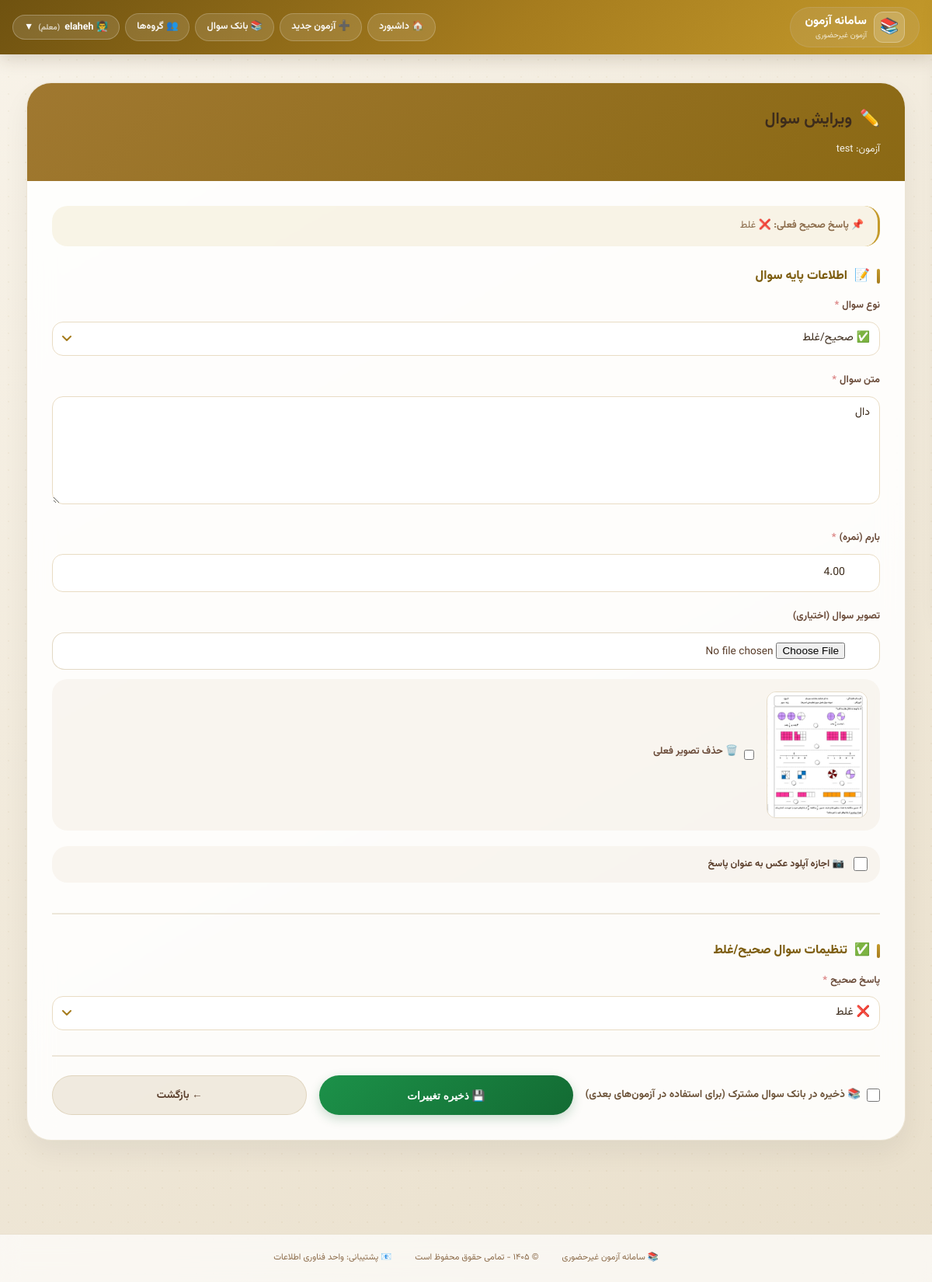
Screenshot of /teacher/exam/22/question/55/edit/ (signed in) with the database file from the repository.
### accounts/models.py (models this page shows, shortened)
class User(AbstractUser):
    ROLE_CHOICES = [
        ('admin', 'ادمین'),
        ('teacher', 'معلم'),
        ('student', 'دانش‌آموز'),
    ]
    role = models.CharField(max_length=10, choices=ROLE_CHOICES, default='student')
    grade = models.ForeignKey(Grade, on_delete=models.SET_NULL, null=True, blank=True)
    student_code = models.CharField(max_length=10, unique=True, null=True, blank=True)
    phone = models.CharField(max_length=15, blank=True)

### exams/models.py (models this page shows, shortened)
class Exam(models.Model):
    title = models.CharField(max_length=200)
    teacher = models.ForeignKey(settings.AUTH_USER_MODEL, on_delete=models.CASCADE,
                                limit_choices_to={'role': 'teacher'})
    grade = models.ForeignKey(Grade, on_delete=models.CASCADE)
    duration_minutes = models.IntegerField()
    start_time = models.DateTimeField()
    end_time = models.DateTimeField()
    students = models.ManyToManyField(settings.AUTH_USER_MODEL, related_name='exams',
                                      limit_choices_to={'role': 'student'})
    is_active = models.BooleanField(default=True)
    show_score_to_student = models.BooleanField(default=False)
    created_at = models.DateTimeField(auto_now_add=True)
    random_questions = models.BooleanField(default=False)
    enable_anti_cheat = models.BooleanField(default=True, verbose_name="فعال کردن سیستم تشخیص تقلب")
    prevent_tab_switch = models.BooleanField(default=True, verbose_name="جلوگیری از تغییر تب")
    prevent_copy_paste = models.BooleanField(default=True, verbose_name="جلوگیری از کپی/پیست")
    track_ip = models.BooleanField(default=True, verbose_name="ردیابی IP")
    TIMER_TYPE_CHOICES = [
        ('floating', 'تایم شناور (از لحظه شروع دانش‌آموز)'),
        ('fixed', 'تایم ثابت (همه تا زمان پایان مشخص)'),
    ]
    timer_type = models.CharField(
        max_length=20,
        choices=TIMER_TYPE_CHOICES,
        default='floating',
        verbose_name="نوع تایمر"
    )
    show_questions_mode = models.CharField(
        max_length=20,
        choices=[('all', 'همه سوالات در یک صفحه'), ('one_by_one', 'هر سوال در یک صفحه')],
        default='one_by_one',
        verbose_name="نحوه نمایش سوالات"
    )
    show_back_button = models.BooleanField(default=True, verbose_name="نمایش دکمه بازگشت به سوال قبلی")
    allow_teacher_answer = models.BooleanField(default=True, verbose_name="معلم می‌تواند پاسخ تشریحی وارد کند")
    show_answers_after_exam = models.BooleanField(default=False,
                                                  verbose_name="نمایش پاسخ صحیح به دانش‌آموز بعد از اتمام")

class Question(models.Model):
    QUESTION_TYPES = [
        ('true_false', 'صحیح/غلط'),
        ('multiple_choice', 'تستی'),
        ('fill_blank', 'جاخالی'),
        ('short_answer', 'پاسخ کوتاه'),
        ('long_answer', 'پاسخ بلند'),
        ('image_answer', 'پاسخ تصویری'),
        ('matching', 'وصل کردنی'),
    ]
    exam = models.ForeignKey(Exam, on_delete=models.CASCADE, related_name='questions')
    text = models.TextField(blank=True)
    image = models.ImageField(upload_to='question_images/', null=True, blank=True)
    question_type = models.CharField(max_length=20, choices=QUESTION_TYPES)
    max_score = models.DecimalField(max_digits=10, decimal_places=2, default=1.0)
    order = models.IntegerField(default=0)
    options = models.JSONField(default=list, blank=True)
    options_type = models.CharField(max_length=10,
                                    choices=[('text', 'متن'), ('image', 'تصویر'), ('mixed', 'متن+تصویر')],
                                    default='text')
    correct_answer = models.TextField(blank=True, null=True)
    blanks = models.JSONField(default=list, blank=True)
    matching_pairs = models.JSONField(default=list, blank=True)
    allow_image_answer = models.BooleanField(default=False)
    class Meta:
        ordering = ['order']

### teacher_panel/views.py (the view, shortened to what this page needs)
# urls.py: path('exam/<int:exam_id>/question/<int:question_id>/edit/', views.edit_question, name='edit_question'),
@login_required
def edit_question(request, exam_id, question_id):
    exam = get_object_or_404(Exam, id=exam_id, teacher=request.user)
    question = get_object_or_404(Question, id=question_id, exam=exam)
    check_teacher_access(request.user, exam)
    return render(request, 'teacher_panel/edit_question.html', {
        'exam': exam,
        'question': question,
    })

### exams/context_processors.py (called while the page is built)
def announcements(request):
    user = getattr(request, 'user', None)
    if user is None or not getattr(user, 'is_authenticated', False) or user.role != 'student':
        return {}
    qs = Announcement.objects.filter(Q(grade__isnull=True) | Q(grade_id=user.grade_id))
    return {'bell_announcements': list(qs[:8]), 'bell_count': qs.count()}

### teacher_panel/views.py (called while the page is built)
def check_teacher_access(user, exam=None):
    if user.role != 'teacher':
        raise PermissionDenied('شما دسترسی معلم ندارید')
    if exam and exam.teacher != user:
        raise PermissionDenied('شما به این آزمون دسترسی ندارید')
    return True

### templates/teacher_panel/edit_question.html (shortened to what this page needs)
{% extends 'base.html' %}
{% load static %}
{% block content %}
<div class="container">
    <div class="glass-card">
        <div class="card-header">
            <h2>
                <span>✏️</span>
                ویرایش سوال
            </h2>
            <p>آزمون: {{ exam.title }}</p>
        </div>
        <div class="card-body">
            {% if question.correct_answer %}
            <div class="alert-info">
                <strong>📌 پاسخ صحیح فعلی:</strong>
                {% if question.question_type == 'true_false' %}
                    {% if question.correct_answer == 'true' %}✅ صحیح{% else %}❌ غلط{% endif %}
                {% elif question.question_type == 'multiple_choice' %}
                    گزینه {{ question.correct_answer }}
                {% else %}
                    {{ question.correct_answer|truncatechars:100 }}
                {% endif %}
            </div>
            {% endif %}
            <form method="post" enctype="multipart/form-data" id="questionForm">
                <div class="form-section">
                    <div class="section-title">
                        <span>📝</span>
                        <span>اطلاعات پایه سوال</span>
                    </div>
                    <div class="form-group">
                        <label class="required">نوع سوال</label>
                        <select name="question_type" id="questionType" required>
                            <option value="true_false" {% if question.question_type == 'true_false' %}selected{% endif %}>✅ صحیح/غلط</option>
                        </select>
                    </div>
                    <div class="form-group">
                        <label class="required">متن سوال</label>
                        <textarea name="text" rows="5" placeholder="متن سوال را وارد کنید...">{{ question.text|default:'' }}</textarea>
                    </div>
                    <div class="row">
                        <div class="form-group">
                            <label class="required">بارم (نمره)</label>
                            <input type="number" name="max_score" step="0.25" value="{{ question.max_score }}" required>
                        </div>
                    </div>
                    <div class="form-group">
                        <label>تصویر سوال (اختیاری)</label>
                        <input type="file" name="image" accept="image/*">
                        {% if question.image %}
                        <div class="current-image">
                            <img src="{{ question.image.url }}" alt="تصویر سوال">
                            <div class="remove-image-checkbox">
                                <input type="checkbox" name="remove_image" id="removeImage">
                                <label for="removeImage">🗑️ حذف تصویر فعلی</label>
                            </div>
                        </div>
                        {% endif %}
                    </div>
                    <div class="checkbox-group">
                        <input type="checkbox" name="allow_image_answer" id="allowImageAnswer" {% if question.allow_image_answer %}checked{% endif %}>
                        <label for="allowImageAnswer">📷 اجازه آپلود عکس به عنوان پاسخ</label>
                    </div>
                </div>
                <div id="dynamicFields"></div>
                <div class="form-actions">
                    <label class="bank-check"><input type="checkbox" name="save_to_bank" value="1"> 📚 ذخیره در بانک سوال مشترک (برای استفاده در آزمون‌های بعدی)</label>
                    <button type="submit" class="btn-submit">💾 ذخیره تغییرات</button>
                    <a href="{% url 'edit_exam' exam.id %}" class="btn-cancel">← بازگشت</a>
                </div>
            </form>
        </div>
    </div>
</div>
{% endblock %}

### templates/base.html (shortened to what this page needs)
<!DOCTYPE html>
<html dir="rtl" lang="fa">
<head>
    {% load static %}
    <link rel="stylesheet" href="{% static 'css/site.css' %}?v=1">
</head>
<body>
<div class="navbar">
    <div class="nav-container">
        <div class="logo">
            <span class="logo-icon">📚</span>
            <div>
                <div class="logo-text">سامانه آزمون</div>
                <div class="logo-sub">آزمون غیرحضوری</div>
            </div>
        </div>
        <div class="nav-links">
            {% if user.is_authenticated %}
                {% if user.role == 'admin' %}
                    <a href="{% url 'admin_dashboard' %}" class="nav-link">🏠 داشبورد</a>
                    <a href="{% url 'manage_users' %}" class="nav-link">👥 مدیریت کاربران</a>
                    <a href="{% url 'manage_exams' %}" class="nav-link">📋 مدیریت آزمون‌ها</a>
                    <a href="{% url 'system_logs' %}" class="nav-link">📜 لاگ سیستم</a>
                {% elif user.role == 'teacher' %}
                    <a href="{% url 'teacher_dashboard' %}" class="nav-link">🏠 داشبورد</a>
                    <a href="{% url 'create_exam' %}" class="nav-link">➕ آزمون جدید</a>
                    <a href="{% url 'question_bank' %}" class="nav-link">📚 بانک سوال</a>
                    <a href="{% url 'groups' %}" class="nav-link">👥 گروه‌ها</a>
                {% endif %}
                <div class="dropdown" id="userDropdown">
                    <button class="dropdown-btn" id="dropdownBtn">
                        {% if user.role == 'admin' %}🛡️
                        {% elif user.role == 'teacher' %}👨‍🏫
                        {% else %}👤{% endif %}
                        {{ user.get_full_name|default:user.username }}
                        <span style="font-size: 10px; opacity: 0.7;">
                            ({% if user.role == 'admin' %}ادمین{% elif user.role == 'teacher' %}معلم{% else %}دانش‌آموز{% endif %})
                        </span>
                        ▼
                    </button>
                </div>
            {% else %}
                <a href="{% url 'login' %}" class="nav-link">🔐 ورود</a>
            {% endif %}
        </div>
    </div>
</div>
<div class="main-content">
    {% block content %}{% endblock %}
</div>
<div class="footer">
    <div class="footer-content">
        <span>📚 سامانه آزمون غیرحضوری</span>
        <span>© ۱۴۰۵ - تمامی حقوق محفوظ است</span>
        <span>📧 پشتیبانی: واحد فناوری اطلاعات</span>
    </div>
</div>
</body>
</html>

### templates/base.html (style rules this page uses)
* { margin: 0; padding: 0; box-sizing: border-box; }
body { font-family: 'Vazirmatn', 'Segoe UI', Tahoma, system-ui, sans-serif; background: linear-gradient(145deg, #f8f6f2 0%, #f0ece4 100%); min-height: 100vh; display: flex; flex-direction: column; }
.navbar { position: sticky; top: 0; z-index: 1000; background: rgba(255, 255, 255, 0.75); backdrop-filter: blur(16px); -webkit-backdrop-filter: blur(16px); border-bottom: 1px solid rgba(200, 180, 140, 0.4); box-shadow: 0 4px 20px rgba(0, 0, 0, 0.05); }
.nav-container { max-width: 1400px; margin: 0 auto; display: flex; justify-content: space-between; align-items: center; padding: 10px 24px; gap: 15px; }
.logo { display: flex; align-items: center; gap: 10px; background: rgba(200, 180, 140, 0.2); padding: 5px 18px; border-radius: 50px; border: 1px solid rgba(200, 180, 140, 0.3); transition: all 0.3s; }
.logo-icon { font-size: 26px; }
.logo-text { font-size: 17px; font-weight: 700; color: #5a3e2b; }
.logo-sub { font-size: 9px; color: #8b6b4a; }
.nav-links { display: flex; gap: 10px; align-items: center; flex-wrap: wrap; }
.nav-link { color: #5a3e2b; text-decoration: none; padding: 8px 18px; border-radius: 40px; transition: all 0.25s; font-size: 0.8rem; font-weight: 600; background: rgba(200, 180, 140, 0.12); border: 1px solid rgba(200, 180, 140, 0.2); }
.dropdown { position: relative; }
.dropdown-btn { background: rgba(200, 180, 140, 0.15); border: 1px solid rgba(200, 180, 140, 0.25); color: #5a3e2b; padding: 8px 18px; border-radius: 40px; cursor: pointer; font-size: 0.8rem; font-weight: 600; display: flex; align-items: center; gap: 8px; transition: all 0.25s; }
.main-content { flex: 1; max-width: 1400px; margin: 20px auto; padding: 0 20px; width: 100%; }
.footer { background: rgba(255, 255, 255, 0.7); backdrop-filter: blur(12px); border-top: 1px solid rgba(200, 180, 140, 0.35); padding: 20px; text-align: center; color: #8b6b4a; font-size: 0.7rem; margin-top: 40px; }
.footer-content { max-width: 1400px; margin: 0 auto; display: flex; justify-content: center; gap: 30px; flex-wrap: wrap; }

### rows the page displays
User: get_full_name "elaheh"
Exam: title "test"
Question: question_type "✅ صحیح/غلط", text "دال", max_score "4.00", image (picture)
